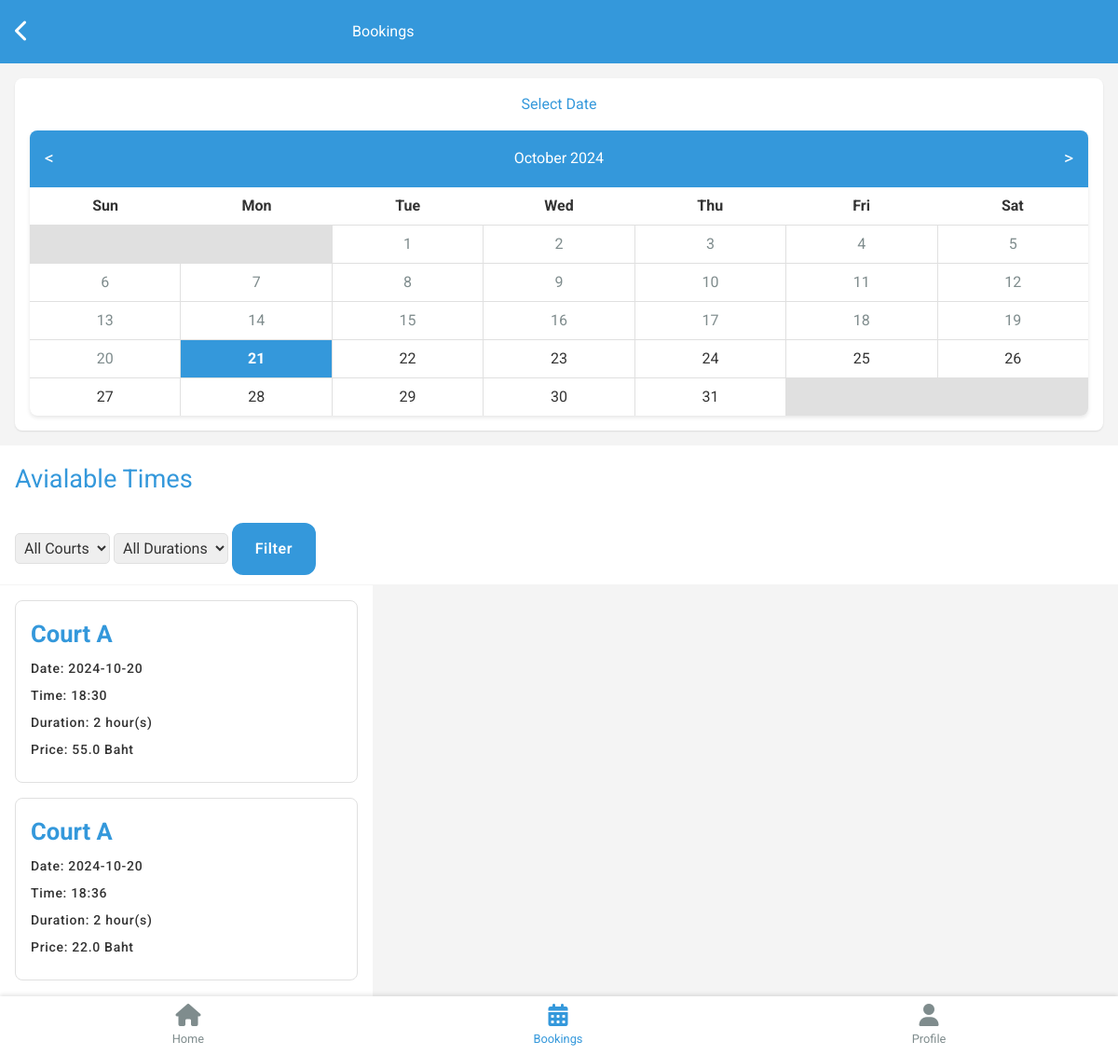
Before: /user/bookings with the older database file.
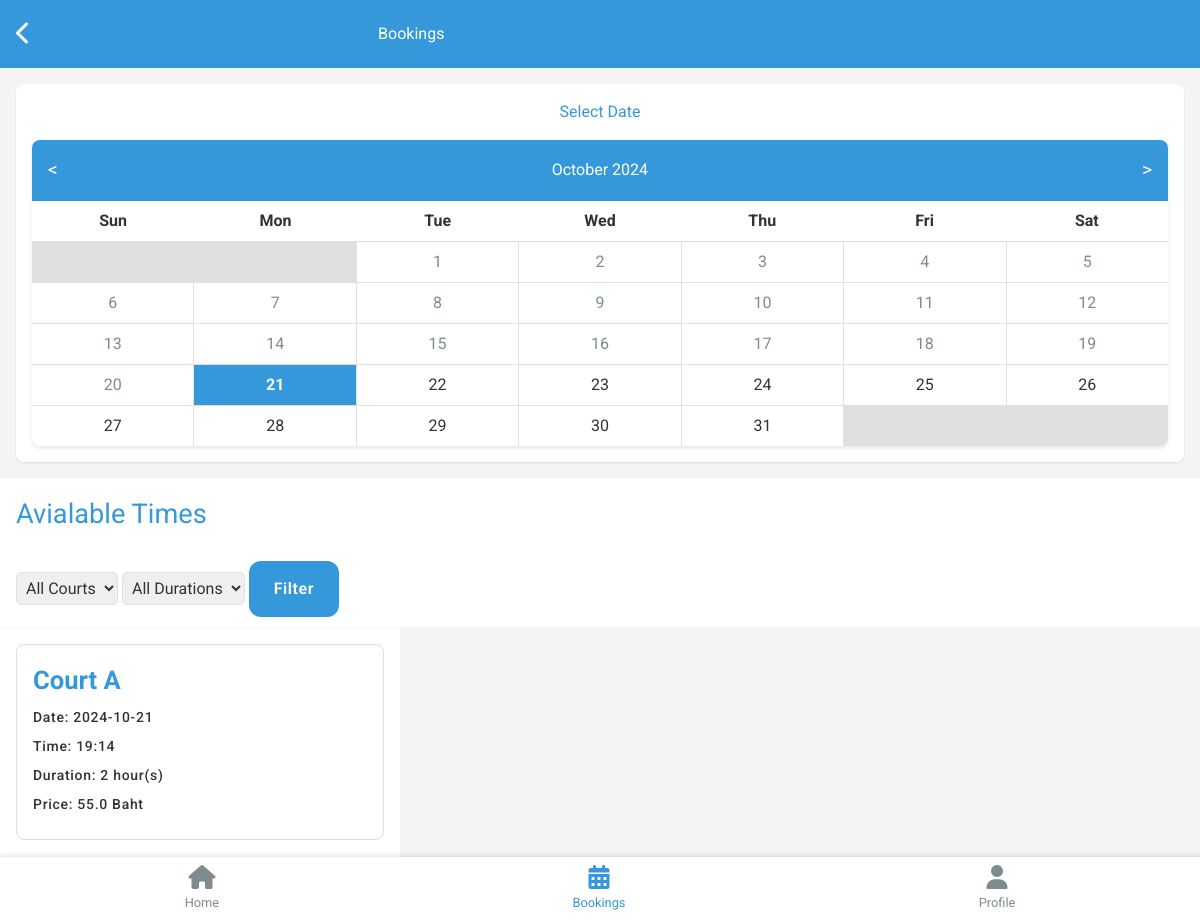
After: the same page with the newer database file.
### webapp/models.py (models this page shows, shortened)
class Court(db.Model):
    id = db.Column(db.Integer, primary_key=True)
    court_name = db.Column(db.String(100), nullable=False)
    date = db.Column(db.String(20), nullable=False)
    time = db.Column(db.String(20), nullable=False)
    duration = db.Column(db.Integer, nullable=False)  # in hours
    current_price = db.Column(db.Float, nullable=False)
    previous_price = db.Column(db.Float)
    bookings = db.relationship("Booking", backref=db.backref("booking", lazy=True))

### webapp/user.py (the view)
@user.route('/bookings', methods=['GET', 'POST'])
def bookings():
    selected_date = request.args.get('date')
    selected_court = request.args.get('court')
    selected_duration = request.args.get('duration')
    unique_courts = Court.query.with_entities(Court.court_name).distinct().all()
    unique_durations = Court.query.with_entities(Court.duration).distinct().all()
    query = Court.query
    if selected_date:
        query = query.filter(Court.date == selected_date)
        return redirect(url_for('user.bookings'))
    if selected_court and selected_court != 'all':
        query = query.filter(Court.court_name == selected_court)
        return redirect(url_for('user.bookings'))
    if selected_duration and selected_duration != 'all':
        query = query.filter(Court.duration == selected_duration)
        return redirect(url_for('user.bookings'))
    courts = query.all()
    return render_template('end_user/bookings.html', courts=courts, selected_court=selected_court, selected_duration=selected_duration, selected_date=selected_date, unique_courts=[court.court_name for court in unique_courts], unique_durations=[duration.duration for duration in unique_durations])

### webapp/templates/end_user/bookings.html (shortened to what this page needs)
{% extends 'end_user/user_base.html' %}
{% block content %}
    <header class="booking-header">
        <button class="header-back-btn" aria-label="Go back"><i class="fas fa-chevron-left"></i></button>
        <h1>Bookings</h1>
    </header>
    <div class="booking-calendar-container" method="POST">
        <div class="inner-calendar">
            <h2>Select Date</h2>
            <div id="booking-calendar" class="booking-calendar">
                <div class="calendar-header">
                    <button id="prevMonth">&lt;</button>
                    <h3 id="currentMonth">Month Year</h3>
                    <button id="nextMonth">&gt;</button>
                </div>
                <div class="calendar-body">
                    <div class="calendar-weekdays">
                        <div>Sun</div>
                        <div>Mon</div>
                        <div>Tue</div>
                        <div>Wed</div>
                        <div>Thu</div>
                        <div>Fri</div>
                        <div>Sat</div>
                    </div>
                    <div id="calendarDays" class="calendar-days"></div>
                </div>
            </div>
        </div>
    </div>
    <div class="booking-avialable-times" method="GET">
        <h2 class="available-times-title">Avialable Times</h2>
        <div class="filter-section">
            <form method="GET" action="{{ url_for('user.bookings') }}" class="court-filter">
                <select id="courtFilter" name="court">
                    <option value="all">All Courts</option>
                </select>
                <select id="durationFilter" name="duration">
                    <option value="all">All Durations</option>
                </select>
                <button id="filterBtn" type="submit">Filter</button>
            </form>
        </div>
        <div class="booking-times-info">
            <div class="booking-times-list" id="booking-times-list">
                {% if not courts %}
                    <p>There is no Available Court at the moment.</p>
                {% else %}
                    {% for court in courts %}
                    <a href="{{ url_for('user.book_court',
                    court_id=court.id,
                    date=court.date,
                    court_name=court.court_name,
                    duration=court.duration,
                    time=court.time,
                    price=court.current_price) }}"
                    class="court-item">
                            <h3 class="item-title">{{ court.court_name }}</h3>
                            <p class="item-time info">Date: {{ court.date }}</p>
                            <p class="item-time info">Time: {{ court.time }}</p>
                            <p class="item-duration info">Duration: {{ court.duration }} hour(s)</p>
                            <p class="item-price info">Price: {{ court.current_price }} Baht</p>
                        </a>
                    {% endfor %}
                {% endif %}
            </div>
        </div>
    </div>
{% endblock %}

Changed rows visible on the page:
removed Court: court_name "Court A", date "2024-10-20", time "18:36", duration "2", current_price "22.0"
changed Court "Court A": date "2024-10-20" → "2024-10-21"; time "18:30" → "19:14"
